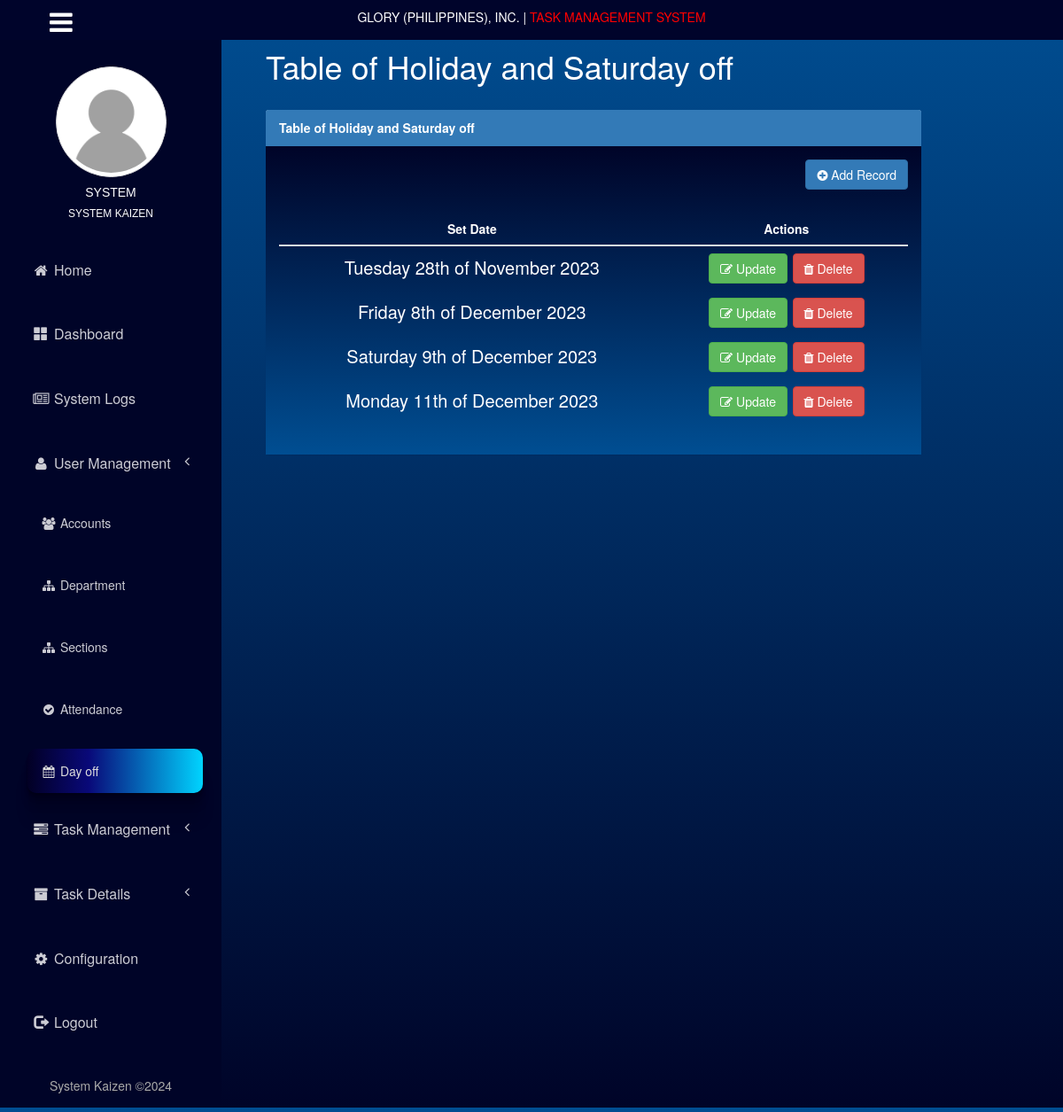
The app's page /admin/dayoff.php (signed in), older data.
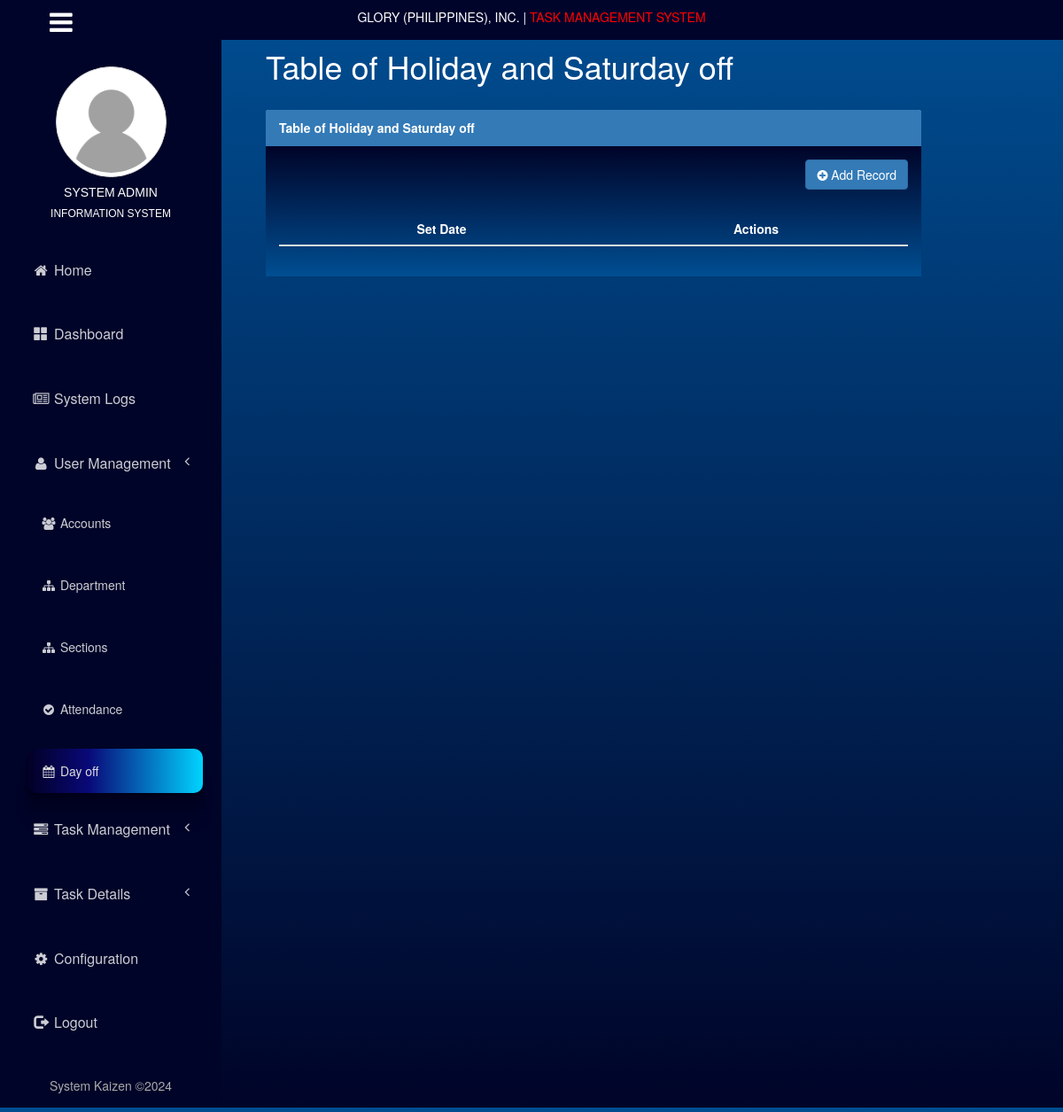
The same page, newer data.
### tables this page shows
CREATE TABLE `accounts` (
  `id` int(11) NOT NULL,
  `card` varchar(15) NOT NULL,
  `username` varchar(50) NOT NULL,
  `password` varchar(255) NOT NULL,
  `fname` varchar(50) NOT NULL,
  `lname` varchar(50) NOT NULL,
  `email` varchar(50) NOT NULL,
  `access` varchar(50) NOT NULL,
  `sec_id` varchar(20) NOT NULL,
  `status` tinyint(1) NOT NULL,
  `file_name` varchar(255) NOT NULL
);

CREATE TABLE `section` (
  `id` int(11) NOT NULL,
  `sec_id` varchar(20) NOT NULL,
  `sec_name` varchar(50) NOT NULL,
  `dept_id` int(3) NOT NULL,
  `status` tinyint(1) NOT NULL
);

CREATE TABLE `day_off` (
  `id` int(11) NOT NULL,
  `date_off` date NOT NULL,
  `status` tinyint(1) NOT NULL
);

### include/auth.php (called while the page is built, shortened)
<?php
	if (!isset($_SESSION['SESS_MEMBER_ID']) || (trim($_SESSION['SESS_MEMBER_ID']) == '')) {
		header('location: ../include/session_expired.php');
		exit();
	}
	else {
		$username = $_SESSION['SESS_MEMBER_USERNAME'];
	}
?>

### admin/dayoff.php (the view, shortened to what this page needs)
<?php
include('../include/header.php');
$sql = mysqli_query($con,"SELECT * FROM `day_off` WHERE status=1");  ?>
<div id="page-wrapper" style="width: 70%;">
    <div class="row">
        <div class="col-lg-12">
            <h1 class="page-header">Table of Holiday and Saturday off</h1>
        </div>
    </div>
    <div class="row">
        <div class="col-lg-12">
            <div class="panel panel-primary">
                <div class="panel-heading">
                   <strong>Table of Holiday and Saturday off </strong>
                </div>
                <div class="panel-body">
                    <div class="table-responsive">
                        <a href="dayoff_add.php"><button type="button" class="btn btn-primary pull-right"><span class="fa fa-plus-circle"> </span> Add Record</button></a><br><br><br>
                        <table width="100%" class="table table-striped table-hover" id="rev-table">
                            <thead>
                                <tr>
                                    <th>Set Date</th>
                                    <th>Actions</th>
                                </tr>
                            </thead>
                            <tbody>
                                <tr>
                                    <?php
                                    while($row = mysqli_fetch_array($sql)) { ?>
                                    <td><?php echo date("l jS \of F Y ",strtotime($row['date_off']));  ?></td>
                                    <td>
                                        <a href="dayoff_edit.php?id=<?php echo $row['id']; ?>" ><button type="button" class="btn btn-success"><span class="fa fa-edit"> </span> Update</button></a>
                                        <a href="dayoff_update.php?id=<?php echo $row['id']; ?>&option=delete&setdate=<?php echo $row['date_off']; ?>" ><button type="button" class="btn btn-danger"><span class="fa fa-trash"> </span> Delete</button></a>
                                    </td>
                                </tr>
                                <?php } ?>
                            </tbody>
                        </table>
                    </div>
                </div>
            </div>
        </div>
    </div>
</div>
</body>
</html>

### include/header.php (shortened to what this page needs)
<!DOCTYPE html>
<html lang="en">
<?php
	include('../include/auth.php');
?>
	<head>
		<link href="../vendor/bootstrap/css/bootstrap.css" rel="stylesheet">
		<link href="../vendor/metisMenu/metisMenu.min.css" rel="stylesheet">
		<link href="../assets/css/sb-admin-2.css" rel="stylesheet">
		<link href="../vendor/morrisjs/morris.css" rel="stylesheet">
		<link href="../vendor/font-awesome/css/font-awesome.min.css" rel="stylesheet" type="text/css">
		<link href="../assets/css/select2.min.css" rel="stylesheet">
		<link href="../assets/css/jquery-ui.min.css" rel="stylesheet">
		<link href="../assets/css/dataTables.bootstrap.css" rel="stylesheet">
		<link rel="stylesheet" href="../assets/css/bootstrap-select.css">
		<?php
			$con->next_result();
			$query = mysqli_query($con, "SELECT * FROM accounts INNER JOIN  section ON section.sec_id=accounts.sec_id WHERE username='$username' ");
			if (mysqli_num_rows($query)>0) {
			    while ($row = $query->fetch_assoc()) {
				$fname = $row['fname'];
				$sec = $row['sec_name'];
					if (empty($row["file_name"])) {
						$imageURL = '../assets/img/user-profiles/nologo.png';
					} else {
						$imageURL = '../assets/img/user-profiles/'.$row["file_name"];
					}
			    }
			}
		?>
	</head>
	<nav class="navbar navbar-default navbar-static-top" role="navigation" style="margin-bottom: 0; margin-top: -5px;">
		<div class="navbar-header">
			<button type="button" id="sidebarCollapse" class="pull-left" style="border: none">
			<i class="fa fa-bars" style="font-size: 30px;"></i>
			</button>
			<a class="navbar-brand" href="index.php">
				<p class="text-primary" title="Task Management System">GLORY (PHILIPPINES), INC. | <font color="red"> TASK MANAGEMENT SYSTEM</font></p>
			</a>
		</div>
	</nav>
	<div class="wrapper d-flex align-items-stretch">
	<nav id="sidebar">
		<div class="p-4 pt-5">
			<div class="prof" style="font-family: 'Trebuchet MS', sans-serif;margin-top: 50px;text-align: center;">
				<div class="logo">
					<img src="<?php echo $imageURL; ?>" class="avatar img-circle img-thumbnail" alt="">
				</div>
				<h5 style="text-align: center; cursor: default"><?php echo $fname?></h5>
				<h6 style="text-align: center; cursor: default"><?php echo $sec?></h6>
			</div>
			<ul class="nav" id="side-menu">
				<li>
					<a href="../include/home.php"><i class="fa fa-home fa-fw"></i> Home</a>
				</li>
				<li>
					<a href="index.php"><i class="glyphicon glyphicon-th-large fa-fw"></i> Dashboard</a>
				</li>
				<li>
					<a href="system_logs.php"><i class="fa fa-newspaper-o fa-fw"></i> System Logs</a>
				</li>
				<li>
					<a href="#"><i class="fa fa-user fa-fw"></i> User Management<span class="fa arrow"></span></a>
					<ul class="nav nav-second-level">
						<li>
							<a href="account_list.php"><i class="fa fa-users fa-fw"></i> Accounts</a>
						</li>
						<li>
							<a href="department_list.php"><i class="fa fa-sitemap fa-fw"></i> Department</a>
						</li>
						<li>
							<a href="section_list.php"><i class="fa fa-sitemap fa-fw"></i> Sections</a>
						</li>
						<li>
							<a href="attendancelog.php"><i class="fa fa-check-circle fa-fw"></i> Attendance</a>
						</li>
						<li>
							<a href="dayoff.php" ><i class="fa fa-calendar fa-fw"></i> Day off</a>
						</li>
					</ul>
				</li>
				<li>
					<a href="#"><i class="fa fa-tasks fa-fw"></i> Task Management<span class="fa arrow"></span></a>
				</li>
				<li>
					<a href="#"><i class="fa fa-archive fa-fw"></i> Task Details<span class="fa arrow"></span></a>
				</li>
				<li>
					<a href="../include/user_profile.php?modal=hide" style="margin-top: 0"><i class="fa fa-cog fa-fw"></i> Configuration</a>
				</li>
				<li>
					<a href="../include/logout.php"><i class="glyphicon glyphicon-log-out fa-fw"></i> Logout</a>
				</li>
			</ul>
			<div class="footer">
				<p>
					System Kaizen &copy;<script>document.write(new Date().getFullYear());</script> <br></a>
				</p>
			</div>
		</div>
	</nav>

### assets/css/sb-admin-2.css (style rules this page uses)
html, body { width: 100%; color-scheme: dark !important; background: #000428; background: -webkit-linear-gradient(to bottom, #004e92, #000428); background: linear-gradient(to bottom, #004e92, #000428); }
#page-wrapper { height: 100vh; padding: 20px 50px; }
#sidebar ul li a.active { color: #ddd; background: rgb(2, 0, 36); background: linear-gradient( 90deg, rgba(2, 0, 36, 1) 0%, rgba(9, 9, 121, 1) 35%, rgba(0, 212, 255, 1) 100% ); box-shadow: rgba(0, 0, 0, 0.09) 0px 2px 1px, rgba(0, 0, 0, 0.09) 0px 4px 2px, rgba(0, 0, 0, 0.09) 0px 8px 4px, rgba(0, 0, 0, 0.09) 0px 16px 8px, rgba(0, 0, 0, 0.09) 0px 32px 16px; border-radius: 10px; }
.d-flex { display: -webkit-box !important; display: -ms-flexbox !important; display: flex !important; }
.p-4 { padding: 0.1rem !important; }
.pt-5, .py-5 { padding-top: 3rem !important; }
#sidebar { min-width: 250px; max-width: 250px; background: #000428; color: #fff; -webkit-transition: all 0.3s; -o-transition: all 0.3s; transition: all 0.3s; position: relative; }
#sidebar ul li { font-size: 16px; }
#sidebar ul li>ul { margin-left: 10px; margin-top: -25px; margin-bottom: -25px; }
#sidebar ul li>ul li { font-size: 14px; }
#sidebar ul li a { padding: 15px 15px; display: block; color: rgba(255, 255, 255, 0.8); text-decoration: none; }
#sidebar .arrow { float: right; }
#sidebar .fa.arrow:before { content: "\f104"; }
.logo img { width: 125px; height: 125px; object-fit: cover; margin: 0; }
#sidebarCollapse { margin-left: 50px; position: absolute; background-color: #00042b; }
.footer { text-align: center; color: darkgrey; }

### admin/dayoff.php (style rules this page uses)
td { font-size: 20px; }

Row changes from the older to the newer data that the page shows:
removed day_off: date_off "Tuesday 28th of November 2023"
removed day_off: date_off "Friday 8th of December 2023"
removed day_off: date_off "Saturday 9th of December 2023"
removed day_off: date_off "Monday 11th of December 2023"
changed accounts: fname "SYSTEM" → "SYSTEM ADMIN"; section.sec_name "SYSTEM KAIZEN" → "INFORMATION SYSTEM"
